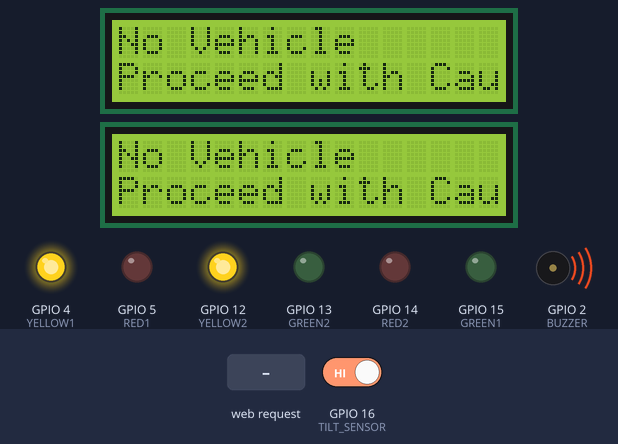
A sketch run on a simulated ESP32. On the bench: 2 × 16×2 character LCD, output pins drawn as LEDs (lit = HIGH), buzzer (waves = sounding, pin HIGH). The test bench sets the inputs (shaded band); at power-on: GPIO 16 (TILT_SENSOR) HIGH. WiFi joins after 1.5 s; servers stay silent unless stated; what the sketch prints to the serial monitor is not drawn.

Above: at 3.4 s.
3.5 s: HTTP request GET /SIGNAL?data=1 received
At 4.4 s:
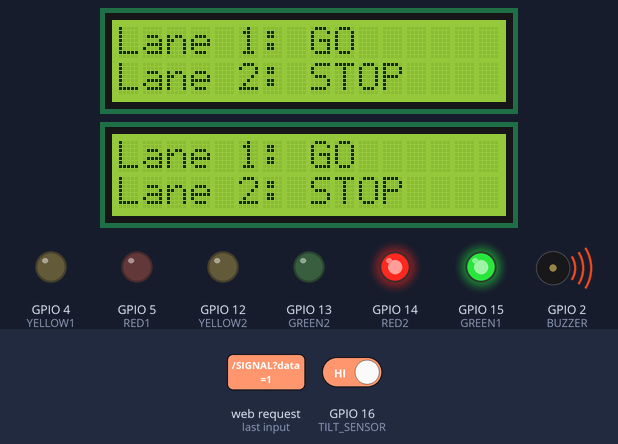
6.7 s: HTTP request GET /SIGNAL?data=0 received
At 8.5 s:
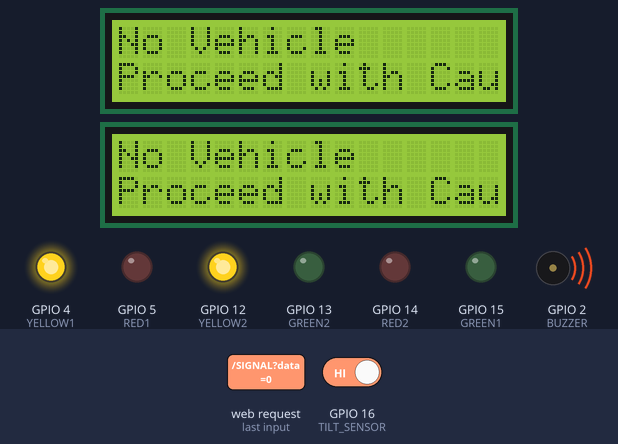
Timing chart, 0 to 10.0 s (numbered marks = the images above; inputs shaded):
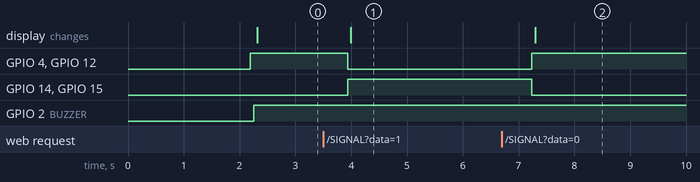

Measured:
- after the input at 3.5 s, GPIO 4 (YELLOW1), GPIO 12 (YELLOW2): HIGH → LOW after 0.44 s; GPIO 14 (RED2), GPIO 15 (GREEN1): LOW → HIGH after 0.44 s; the display: changes after 0.49 s (image 1)
- after the input at 6.7 s, GPIO 4 (YELLOW1), GPIO 12 (YELLOW2): LOW → HIGH after 0.54 s; GPIO 14 (RED2), GPIO 15 (GREEN1): HIGH → LOW after 0.54 s; the display: changes after 0.60 s (image 2)

The sketch:

dual_cam_control.ino
```cpp
#include <Wire.h>
#include <LiquidCrystal_I2C.h>
#include <TinyGPS++.h>
#include <HardwareSerial.h>
#include <WiFi.h>
#include <WebServer.h>
#include <HTTPClient.h>
#include <base64.h>

// Traffic Lights 1
#define RED1 5
#define YELLOW1 4
#define GREEN1 15

// Traffic Lights 2
#define RED2 14
#define YELLOW2 12
#define GREEN2 13

// Sensors & Buzzer
#define TILT_SENSOR 16
#define BUZZER 2

// LCD I2C
#define LCD_SDA 22
#define LCD_SCL 23

// GPS
#define GPS_TX 17  // RX of ESP32
#define GPS_RX 18  // TX of ESP32

// WiFi & Server Config
const char* ssid = "project1234";
const char* password = "project1234";

// Twilio Config
const char* twilio_url = "https://api.twilio.com/2010-04-01/Accounts/<TWILIO_ACCOUNT>/Messages.json";
const char* twilio_sid = "<TWILIO_ACCOUNT>";
const char* twilio_token = "<TWILIO_AUTH_TOKEN>";
const char* recipient_number = "+91XXXXXXXXXX";
const char* twilio_number = "+1XXXXXXXXXX";

WebServer server(80);

LiquidCrystal_I2C lcd1(0x27, 16, 2);
LiquidCrystal_I2C lcd2(0x26, 16, 2);  // Second LCD (Change address if needed)

TinyGPSPlus gps;
HardwareSerial gpsSerial(1);

int data = 0;
bool tiltDetected = false;
unsigned long tiltStartTime = 0;

void setup() {
    Serial.begin(115200);
    gpsSerial.begin(9600, SERIAL_8N1, GPS_TX, GPS_RX);

    WiFi.begin(ssid, password);
    Serial.print("Connecting to WiFi...");
    while (WiFi.status() != WL_CONNECTED) {
        delay(1000);
        Serial.print(".");
    }
    Serial.println("\nWiFi Connected!");
    Serial.print("ESP32 IP: ");
    Serial.println(WiFi.localIP());

    // Define Web Server Route
    server.on("/SIGNAL", HTTP_GET, handleUpdate);
    server.begin();

    pinMode(RED1, OUTPUT);
    pinMode(YELLOW1, OUTPUT);
    pinMode(GREEN1, OUTPUT);
    pinMode(RED2, OUTPUT);
    pinMode(YELLOW2, OUTPUT);
    pinMode(GREEN2, OUTPUT);
    pinMode(TILT_SENSOR, INPUT);
    pinMode(BUZZER, OUTPUT);

    Wire.begin(LCD_SDA, LCD_SCL);
    lcd1.begin(16, 2);
    lcd2.begin(16, 2);
    lcd1.backlight();
    lcd2.backlight();
    updateLCD("Hairpin Safety", "System Ready");

    // Default to Yellow
    controlTraffic(0);
}

void loop() {
    server.handleClient();
    checkTiltSensor();

    if (data == 1) {
        controlTraffic(1);
    } else if (data == 2) {
        controlTraffic(2);
    } else {
        controlTraffic(0);
    }

    delay(500);
}

// ✅ Handle Incoming GET Requests
void handleUpdate() {
    if (server.hasArg("data")) {
        data = server.arg("data").toInt();
        Serial.println("Received Data: " + String(data));
        server.send(200, "text/plain", "Data Updated");
    } else {
        server.send(400, "text/plain", "Missing 'data' parameter");
    }
}

// ✅ Update LCDs
void updateLCD(String line1, String line2) {
    lcd1.clear();
    lcd1.setCursor(0, 0);
    lcd1.print(line1);
    lcd1.setCursor(0, 1);
    lcd1.print(line2);

    lcd2.clear();
    lcd2.setCursor(0, 0);
    lcd2.print(line1);
    lcd2.setCursor(0, 1);
    lcd2.print(line2);
}

// ✅ Control Traffic Lights
void controlTraffic(int side) {
    if (side == 1) {
        digitalWrite(RED1, LOW);
        digitalWrite(GREEN1, HIGH);
        digitalWrite(YELLOW1, LOW);
        digitalWrite(RED2, HIGH);
        digitalWrite(GREEN2, LOW);
        digitalWrite(YELLOW2, LOW);
        updateLCD("Lane 1: GO", "Lane 2: STOP");
    } else if (side == 2) {
        digitalWrite(RED1, HIGH);
        digitalWrite(GREEN1, LOW);
        digitalWrite(YELLOW1, LOW);
        digitalWrite(RED2, LOW);
        digitalWrite(GREEN2, HIGH);
        digitalWrite(YELLOW2, LOW);
        updateLCD("Lane 1: STOP", "Lane 2: GO");
    } else {
        digitalWrite(RED1, LOW);
        digitalWrite(GREEN1, LOW);
        digitalWrite(YELLOW1, HIGH);
        digitalWrite(RED2, LOW);
        digitalWrite(GREEN2, LOW);
        digitalWrite(YELLOW2, HIGH);
        updateLCD("No Vehicle", "Proceed with Caution");
    }
}

// ✅ Check Tilt Sensor & Trigger Alert
void checkTiltSensor() {
    int tiltState = digitalRead(TILT_SENSOR);
    if (tiltState == LOW) {
        if (!tiltDetected) {
            tiltDetected = true;
            tiltStartTime = millis();
        } else if (millis() - tiltStartTime >= 3000) {  // If tilt persists for 3 sec
            Serial.println("TILT ALERT! Sending SMS...");
            updateLCD("Accident!", "Sending Alert...");
            digitalWrite(GREEN1, HIGH);
            digitalWrite(BUZZER, LOW);
            sendTwilioAlert();
        }
    } else {
        tiltDetected = false;
        digitalWrite(GREEN1, LOW);
        digitalWrite(BUZZER, HIGH);
    }
}

// ✅ Send SMS via Twilio
void sendTwilioAlert() {
    if (WiFi.status() == WL_CONNECTED) {
        HTTPClient http;
        String gpsLocation = getGPSLocation();
        String msgBody = "Accident detected! Location: " + gpsLocation;
        String postData = "To=" + String(recipient_number) + "&From=" + String(twilio_number) + "&Body=" + msgBody;

        String auth = String(twilio_sid) + ":" + String(twilio_token);
        String encodedAuth = base64::encode(auth);

        http.begin(twilio_url);
        http.addHeader("Content-Type", "application/x-www-form-urlencoded");
        http.addHeader("Authorization", "Basic " + encodedAuth);

        int httpResponseCode = http.POST(postData);
        if (httpResponseCode == 201) {
            Serial.println("✅ SMS Sent Successfully!");
        } else {
            Serial.println("❌ Failed to Send SMS. Code: " + String(httpResponseCode));
        }
        http.end();
    }
}

// ✅ Get GPS Location
String getGPSLocation() {
    while (gpsSerial.available() > 0) {
        gps.encode(gpsSerial.read());
    }
    if (gps.location.isValid()) {
        return "Lat: " + String(gps.location.lat(), 6) + ", Lng: " + String(gps.location.lng(), 6);
    } else {
        return "GPS Unavailable";
    }
}
```
